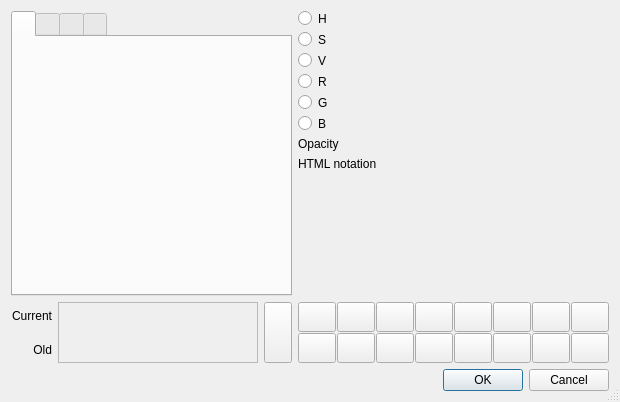
<?xml version="1.0" encoding="UTF-8"?>
<ui version="4.0">
 <class>QgsColorDialogBase</class>
 <widget class="QDialog" name="QgsColorDialogBase">
  <property name="geometry">
   <rect>
    <x>0</x>
    <y>0</y>
    <width>620</width>
    <height>402</height>
   </rect>
  </property>
  <property name="windowTitle">
   <string>Color picker</string>
  </property>
  <property name="sizeGripEnabled">
   <bool>true</bool>
  </property>
  <layout class="QVBoxLayout" name="verticalLayout_2">
   <item>
    <layout class="QGridLayout" name="mGridLayout" rowstretch="1,0" columnstretch="1,0">
     <property name="horizontalSpacing">
      <number>6</number>
     </property>
     <item row="0" column="1">
      <layout class="QVBoxLayout" name="verticalLayout">
       <item>
        <layout class="QHBoxLayout" name="horizontalLayout_4" stretch="0,0,1">
         <item>
          <widget class="QRadioButton" name="mHueRadio">
           <property name="text">
            <string/>
           </property>
          </widget>
         </item>
         <item>
          <widget class="QLabel" name="label_5">
           <property name="text">
            <string>H</string>
           </property>
          </widget>
         </item>
         <item>
          <widget class="QgsColorSliderWidget" name="mHueSlider" native="true"/>
         </item>
        </layout>
       </item>
       <item>
        <layout class="QHBoxLayout" name="horizontalLayout_5" stretch="0,0,1">
         <item>
          <widget class="QRadioButton" name="mSaturationRadio">
           <property name="text">
            <string/>
           </property>
          </widget>
         </item>
         <item>
          <widget class="QLabel" name="label_6">
           <property name="text">
            <string>S</string>
           </property>
          </widget>
         </item>
         <item>
          <widget class="QgsColorSliderWidget" name="mSaturationSlider" native="true"/>
         </item>
        </layout>
       </item>
       <item>
        <layout class="QHBoxLayout" name="horizontalLayout_6" stretch="0,0,1">
         <item>
          <widget class="QRadioButton" name="mValueRadio">
           <property name="text">
            <string/>
           </property>
          </widget>
         </item>
         <item>
          <widget class="QLabel" name="label_7">
           <property name="text">
            <string>V</string>
           </property>
          </widget>
         </item>
         <item>
          <widget class="QgsColorSliderWidget" name="mValueSlider" native="true"/>
         </item>
        </layout>
       </item>
       <item>
        <layout class="QHBoxLayout" name="horizontalLayout" stretch="0,0,1">
         <item>
          <widget class="QRadioButton" name="mRedRadio">
           <property name="text">
            <string/>
           </property>
          </widget>
         </item>
         <item>
          <widget class="QLabel" name="label_8">
           <property name="text">
            <string>R</string>
           </property>
          </widget>
         </item>
         <item>
          <widget class="QgsColorSliderWidget" name="mRedSlider" native="true"/>
         </item>
        </layout>
       </item>
       <item>
        <layout class="QHBoxLayout" name="horizontalLayout_2" stretch="0,0,1">
         <item>
          <widget class="QRadioButton" name="mGreenRadio">
           <property name="text">
            <string/>
           </property>
          </widget>
         </item>
         <item>
          <widget class="QLabel" name="label_9">
           <property name="text">
            <string>G</string>
           </property>
          </widget>
         </item>
         <item>
          <widget class="QgsColorSliderWidget" name="mGreenSlider" native="true"/>
         </item>
        </layout>
       </item>
       <item>
        <layout class="QHBoxLayout" name="horizontalLayout_3" stretch="0,0,1">
         <item>
          <widget class="QRadioButton" name="mBlueRadio">
           <property name="text">
            <string/>
           </property>
          </widget>
         </item>
         <item>
          <widget class="QLabel" name="label_10">
           <property name="text">
            <string>B</string>
           </property>
          </widget>
         </item>
         <item>
          <widget class="QgsColorSliderWidget" name="mBlueSlider" native="true"/>
         </item>
        </layout>
       </item>
       <item>
        <layout class="QHBoxLayout" name="mAlphaLayout">
         <item>
          <widget class="QLabel" name="mAlphaLabel">
           <property name="text">
            <string>Opacity</string>
           </property>
          </widget>
         </item>
         <item>
          <widget class="QgsColorSliderWidget" name="mAlphaSlider" native="true"/>
         </item>
        </layout>
       </item>
       <item>
        <layout class="QHBoxLayout" name="horizontalLayout_8">
         <item>
          <widget class="QLabel" name="label">
           <property name="text">
            <string>HTML notation</string>
           </property>
          </widget>
         </item>
         <item>
          <widget class="QgsColorTextWidget" name="mColorText" native="true"/>
         </item>
        </layout>
       </item>
       <item>
        <spacer name="verticalSpacer">
         <property name="orientation">
          <enum>Qt::Vertical</enum>
         </property>
         <property name="sizeHint" stdset="0">
          <size>
           <width>20</width>
           <height>40</height>
          </size>
         </property>
        </spacer>
       </item>
      </layout>
     </item>
     <item row="1" column="1">
      <layout class="QGridLayout" name="gridLayout_4">
       <property name="spacing">
        <number>1</number>
       </property>
       <item row="1" column="0">
        <widget class="QgsColorButtonV2" name="mSwatchButton9">
         <property name="minimumSize">
          <size>
           <width>38</width>
           <height>30</height>
          </size>
         </property>
         <property name="maximumSize">
          <size>
           <width>38</width>
           <height>30</height>
          </size>
         </property>
         <property name="text">
          <string/>
         </property>
        </widget>
       </item>
       <item row="1" column="2">
        <widget class="QgsColorButtonV2" name="mSwatchButton11">
         <property name="minimumSize">
          <size>
           <width>38</width>
           <height>30</height>
          </size>
         </property>
         <property name="maximumSize">
          <size>
           <width>38</width>
           <height>30</height>
          </size>
         </property>
         <property name="text">
          <string/>
         </property>
        </widget>
       </item>
       <item row="1" column="3">
        <widget class="QgsColorButtonV2" name="mSwatchButton12">
         <property name="minimumSize">
          <size>
           <width>38</width>
           <height>30</height>
          </size>
         </property>
         <property name="maximumSize">
          <size>
           <width>38</width>
           <height>30</height>
          </size>
         </property>
         <property name="text">
          <string/>
         </property>
        </widget>
       </item>
       <item row="0" column="4">
        <widget class="QgsColorButtonV2" name="mSwatchButton5">
         <property name="minimumSize">
          <size>
           <width>38</width>
           <height>30</height>
          </size>
         </property>
         <property name="maximumSize">
          <size>
           <width>38</width>
           <height>30</height>
          </size>
         </property>
         <property name="text">
          <string/>
         </property>
        </widget>
       </item>
       <item row="0" column="1">
        <widget class="QgsColorButtonV2" name="mSwatchButton2">
         <property name="minimumSize">
          <size>
           <width>38</width>
           <height>30</height>
          </size>
         </property>
         <property name="maximumSize">
          <size>
           <width>38</width>
           <height>30</height>
          </size>
         </property>
         <property name="text">
          <string/>
         </property>
        </widget>
       </item>
       <item row="0" column="2">
        <widget class="QgsColorButtonV2" name="mSwatchButton3">
         <property name="minimumSize">
          <size>
           <width>38</width>
           <height>30</height>
          </size>
         </property>
         <property name="maximumSize">
          <size>
           <width>38</width>
           <height>30</height>
          </size>
         </property>
         <property name="text">
          <string/>
         </property>
        </widget>
       </item>
       <item row="0" column="0">
        <widget class="QgsColorButtonV2" name="mSwatchButton1">
         <property name="minimumSize">
          <size>
           <width>38</width>
           <height>30</height>
          </size>
         </property>
         <property name="maximumSize">
          <size>
           <width>38</width>
           <height>30</height>
          </size>
         </property>
         <property name="text">
          <string/>
         </property>
        </widget>
       </item>
       <item row="1" column="4">
        <widget class="QgsColorButtonV2" name="mSwatchButton13">
         <property name="minimumSize">
          <size>
           <width>38</width>
           <height>30</height>
          </size>
         </property>
         <property name="maximumSize">
          <size>
           <width>38</width>
           <height>30</height>
          </size>
         </property>
         <property name="text">
          <string/>
         </property>
        </widget>
       </item>
       <item row="0" column="5">
        <widget class="QgsColorButtonV2" name="mSwatchButton6">
         <property name="minimumSize">
          <size>
           <width>38</width>
           <height>30</height>
          </size>
         </property>
         <property name="maximumSize">
          <size>
           <width>38</width>
           <height>30</height>
          </size>
         </property>
         <property name="text">
          <string/>
         </property>
        </widget>
       </item>
       <item row="0" column="6">
        <widget class="QgsColorButtonV2" name="mSwatchButton7">
         <property name="minimumSize">
          <size>
           <width>38</width>
           <height>30</height>
          </size>
         </property>
         <property name="maximumSize">
          <size>
           <width>38</width>
           <height>30</height>
          </size>
         </property>
         <property name="text">
          <string/>
         </property>
        </widget>
       </item>
       <item row="1" column="5">
        <widget class="QgsColorButtonV2" name="mSwatchButton14">
         <property name="minimumSize">
          <size>
           <width>38</width>
           <height>30</height>
          </size>
         </property>
         <property name="maximumSize">
          <size>
           <width>38</width>
           <height>30</height>
          </size>
         </property>
         <property name="text">
          <string/>
         </property>
        </widget>
       </item>
       <item row="1" column="6">
        <widget class="QgsColorButtonV2" name="mSwatchButton15">
         <property name="minimumSize">
          <size>
           <width>38</width>
           <height>30</height>
          </size>
         </property>
         <property name="maximumSize">
          <size>
           <width>38</width>
           <height>30</height>
          </size>
         </property>
         <property name="text">
          <string/>
         </property>
        </widget>
       </item>
       <item row="0" column="7">
        <widget class="QgsColorButtonV2" name="mSwatchButton8">
         <property name="minimumSize">
          <size>
           <width>38</width>
           <height>30</height>
          </size>
         </property>
         <property name="maximumSize">
          <size>
           <width>38</width>
           <height>30</height>
          </size>
         </property>
         <property name="text">
          <string/>
         </property>
        </widget>
       </item>
       <item row="1" column="7">
        <widget class="QgsColorButtonV2" name="mSwatchButton16">
         <property name="minimumSize">
          <size>
           <width>38</width>
           <height>30</height>
          </size>
         </property>
         <property name="maximumSize">
          <size>
           <width>38</width>
           <height>30</height>
          </size>
         </property>
         <property name="text">
          <string/>
         </property>
        </widget>
       </item>
       <item row="0" column="3">
        <widget class="QgsColorButtonV2" name="mSwatchButton4">
         <property name="minimumSize">
          <size>
           <width>38</width>
           <height>30</height>
          </size>
         </property>
         <property name="maximumSize">
          <size>
           <width>38</width>
           <height>30</height>
          </size>
         </property>
         <property name="text">
          <string/>
         </property>
        </widget>
       </item>
       <item row="1" column="1">
        <widget class="QgsColorButtonV2" name="mSwatchButton10">
         <property name="minimumSize">
          <size>
           <width>38</width>
           <height>30</height>
          </size>
         </property>
         <property name="maximumSize">
          <size>
           <width>38</width>
           <height>30</height>
          </size>
         </property>
         <property name="text">
          <string/>
         </property>
        </widget>
       </item>
      </layout>
     </item>
     <item row="0" column="0">
      <widget class="QTabWidget" name="mTabWidget">
       <property name="currentIndex">
        <number>0</number>
       </property>
       <property name="iconSize">
        <size>
         <width>16</width>
         <height>16</height>
        </size>
       </property>
       <widget class="QWidget" name="iconColorBox">
        <attribute name="icon">
         <iconset resource="../../images/images.qrc">
          <normaloff>:/images/themes/default/mIconColorBox.svg</normaloff>:/images/themes/default/mIconColorBox.svg</iconset>
        </attribute>
        <attribute name="title">
         <string/>
        </attribute>
        <attribute name="toolTip">
         <string>Color ramp</string>
        </attribute>
        <layout class="QHBoxLayout" name="horizontalLayout_9">
         <item>
          <widget class="QgsColorBox" name="mColorBox" native="true"/>
         </item>
         <item>
          <widget class="QgsColorRampWidget" name="mVerticalRamp" native="true"/>
         </item>
        </layout>
       </widget>
       <widget class="QWidget" name="widget">
        <attribute name="icon">
         <iconset resource="../../images/images.qrc">
          <normaloff>:/images/themes/default/mIconColorWheel.svg</normaloff>:/images/themes/default/mIconColorWheel.svg</iconset>
        </attribute>
        <attribute name="title">
         <string/>
        </attribute>
        <attribute name="toolTip">
         <string>Color wheel</string>
        </attribute>
        <layout class="QHBoxLayout" name="horizontalLayout_10">
         <item>
          <widget class="QgsColorWheel" name="mColorWheel" native="true"/>
         </item>
        </layout>
       </widget>
       <widget class="QWidget" name="tab">
        <attribute name="icon">
         <iconset resource="../../images/images.qrc">
          <normaloff>:/images/themes/default/mIconColorSwatches.svg</normaloff>:/images/themes/default/mIconColorSwatches.svg</iconset>
        </attribute>
        <attribute name="title">
         <string/>
        </attribute>
        <attribute name="toolTip">
         <string>Color swatches</string>
        </attribute>
        <layout class="QVBoxLayout" name="verticalLayout_3" stretch="0,1,0">
         <property name="spacing">
          <number>2</number>
         </property>
         <item>
          <layout class="QHBoxLayout" name="horizontalLayout_7">
           <property name="spacing">
            <number>1</number>
           </property>
           <item>
            <widget class="QComboBox" name="mSchemeComboBox"/>
           </item>
           <item>
            <widget class="QToolButton" name="mSchemeToolButton">
             <property name="text">
              <string>...</string>
             </property>
             <property name="popupMode">
              <enum>QToolButton::InstantPopup</enum>
             </property>
            </widget>
           </item>
          </layout>
         </item>
         <item>
          <widget class="QgsColorSchemeList" name="mSchemeList" native="true"/>
         </item>
         <item>
          <layout class="QHBoxLayout" name="horizontalLayout_11">
           <property name="spacing">
            <number>1</number>
           </property>
           <item>
            <spacer name="horizontalSpacer">
             <property name="orientation">
              <enum>Qt::Horizontal</enum>
             </property>
             <property name="sizeHint" stdset="0">
              <size>
               <width>40</width>
               <height>20</height>
              </size>
             </property>
            </spacer>
           </item>
           <item>
            <widget class="QPushButton" name="mAddColorToSchemeButton">
             <property name="text">
              <string/>
             </property>
             <property name="icon">
              <iconset resource="../../images/images.qrc">
               <normaloff>:/images/themes/default/mActionSignPlus.png</normaloff>:/images/themes/default/mActionSignPlus.png</iconset>
             </property>
            </widget>
           </item>
           <item>
            <widget class="QPushButton" name="mRemoveColorsFromSchemeButton">
             <property name="text">
              <string/>
             </property>
             <property name="icon">
              <iconset resource="../../images/images.qrc">
               <normaloff>:/images/themes/default/symbologyRemove.png</normaloff>:/images/themes/default/symbologyRemove.png</iconset>
             </property>
            </widget>
           </item>
          </layout>
         </item>
        </layout>
       </widget>
       <widget class="QWidget" name="tab_2">
        <attribute name="icon">
         <iconset resource="../../images/images.qrc">
          <normaloff>:/images/themes/default/mIconColorPicker.svg</normaloff>:/images/themes/default/mIconColorPicker.svg</iconset>
        </attribute>
        <attribute name="title">
         <string/>
        </attribute>
        <attribute name="toolTip">
         <string>Color picker</string>
        </attribute>
        <layout class="QVBoxLayout" name="verticalLayout_4">
         <item>
          <layout class="QHBoxLayout" name="horizontalLayout_12">
           <item>
            <widget class="QLabel" name="label_2">
             <property name="text">
              <string>Sample average radius</string>
             </property>
            </widget>
           </item>
           <item>
            <widget class="QSpinBox" name="mSpinBoxRadius">
             <property name="suffix">
              <string> px</string>
             </property>
             <property name="minimum">
              <number>1</number>
             </property>
             <property name="maximum">
              <number>100</number>
             </property>
            </widget>
           </item>
          </layout>
         </item>
         <item>
          <widget class="QPushButton" name="mSampleButton">
           <property name="text">
            <string>Sample color</string>
           </property>
          </widget>
         </item>
         <item>
          <widget class="QLabel" name="label_4">
           <property name="text">
            <string>&lt;i&gt;Press space to sample a color from under the mouse cursor&lt;/i&gt;</string>
           </property>
           <property name="textFormat">
            <enum>Qt::AutoText</enum>
           </property>
           <property name="wordWrap">
            <bool>true</bool>
           </property>
          </widget>
         </item>
         <item>
          <widget class="QFrame" name="frame">
           <property name="frameShape">
            <enum>QFrame::StyledPanel</enum>
           </property>
           <property name="frameShadow">
            <enum>QFrame::Raised</enum>
           </property>
           <layout class="QVBoxLayout" name="verticalLayout_5">
            <property name="margin">
             <number>1</number>
            </property>
            <item>
             <widget class="QgsColorPreviewWidget" name="mSamplePreview" native="true">
              <property name="minimumSize">
               <size>
                <width>0</width>
                <height>40</height>
               </size>
              </property>
             </widget>
            </item>
           </layout>
          </widget>
         </item>
         <item>
          <spacer name="verticalSpacer_2">
           <property name="orientation">
            <enum>Qt::Vertical</enum>
           </property>
           <property name="sizeHint" stdset="0">
            <size>
             <width>20</width>
             <height>40</height>
            </size>
           </property>
          </spacer>
         </item>
        </layout>
       </widget>
      </widget>
     </item>
     <item row="1" column="0">
      <layout class="QGridLayout" name="gridLayout" columnstretch="0,1,0">
       <item row="0" column="0">
        <widget class="QLabel" name="label_3">
         <property name="text">
          <string>Current</string>
         </property>
         <property name="alignment">
          <set>Qt::AlignRight|Qt::AlignTrailing|Qt::AlignVCenter</set>
         </property>
        </widget>
       </item>
       <item row="1" column="0">
        <widget class="QLabel" name="mOldColorLabel">
         <property name="text">
          <string>Old</string>
         </property>
         <property name="alignment">
          <set>Qt::AlignRight|Qt::AlignTrailing|Qt::AlignVCenter</set>
         </property>
        </widget>
       </item>
       <item row="0" column="2" rowspan="2">
        <widget class="QPushButton" name="mAddCustomColorButton">
         <property name="sizePolicy">
          <sizepolicy hsizetype="Minimum" vsizetype="Expanding">
           <horstretch>0</horstretch>
           <verstretch>0</verstretch>
          </sizepolicy>
         </property>
         <property name="minimumSize">
          <size>
           <width>28</width>
           <height>0</height>
          </size>
         </property>
         <property name="maximumSize">
          <size>
           <width>28</width>
           <height>16777215</height>
          </size>
         </property>
         <property name="text">
          <string/>
         </property>
         <property name="icon">
          <iconset resource="../../images/images.qrc">
           <normaloff>:/images/themes/default/mActionAtlasNext.svg</normaloff>:/images/themes/default/mActionAtlasNext.svg</iconset>
         </property>
         <property name="iconSize">
          <size>
           <width>24</width>
           <height>24</height>
          </size>
         </property>
        </widget>
       </item>
       <item row="0" column="1" rowspan="2">
        <widget class="QFrame" name="frame_2">
         <property name="frameShape">
          <enum>QFrame::StyledPanel</enum>
         </property>
         <property name="frameShadow">
          <enum>QFrame::Raised</enum>
         </property>
         <layout class="QHBoxLayout" name="horizontalLayout_13">
          <property name="margin">
           <number>1</number>
          </property>
          <item>
           <widget class="QgsColorPreviewWidget" name="mColorPreview" native="true">
            <property name="minimumSize">
             <size>
              <width>0</width>
              <height>40</height>
             </size>
            </property>
           </widget>
          </item>
         </layout>
        </widget>
       </item>
      </layout>
     </item>
    </layout>
   </item>
   <item>
    <widget class="QDialogButtonBox" name="mButtonBox">
     <property name="orientation">
      <enum>Qt::Horizontal</enum>
     </property>
     <property name="standardButtons">
      <set>QDialogButtonBox::Cancel|QDialogButtonBox::Ok</set>
     </property>
    </widget>
   </item>
  </layout>
  <action name="mActionImportColors">
   <property name="text">
    <string>Import Colors...</string>
   </property>
   <property name="toolTip">
    <string>Import colors from file</string>
   </property>
  </action>
  <action name="mActionExportColors">
   <property name="text">
    <string>Export Colors...</string>
   </property>
   <property name="toolTip">
    <string>Export colors to file</string>
   </property>
  </action>
  <action name="mActionPasteColors">
   <property name="text">
    <string>Paste Colors</string>
   </property>
   <property name="toolTip">
    <string>Paste colors from clipboard</string>
   </property>
  </action>
  <action name="mActionImportPalette">
   <property name="text">
    <string>Import Palette...</string>
   </property>
   <property name="toolTip">
    <string>Import palette from file</string>
   </property>
  </action>
  <action name="mActionRemovePalette">
   <property name="text">
    <string>Remove Palette</string>
   </property>
   <property name="toolTip">
    <string>Remove current palette</string>
   </property>
  </action>
  <action name="mActionNewPalette">
   <property name="text">
    <string>New Palette...</string>
   </property>
   <property name="toolTip">
    <string>Create a new palette</string>
   </property>
  </action>
  <action name="mActionCopyColors">
   <property name="text">
    <string>Copy Colors</string>
   </property>
   <property name="toolTip">
    <string>Copy selected colors</string>
   </property>
  </action>
 </widget>
 <customwidgets>
  <customwidget>
   <class>QgsColorBox</class>
   <extends>QWidget</extends>
   <header location="global">qgscolorwidgets.h</header>
   <container>1</container>
  </customwidget>
  <customwidget>
   <class>QgsColorRampWidget</class>
   <extends>QWidget</extends>
   <header location="global">qgscolorwidgets.h</header>
   <container>1</container>
  </customwidget>
  <customwidget>
   <class>QgsColorWheel</class>
   <extends>QWidget</extends>
   <header location="global">qgscolorwidgets.h</header>
   <container>1</container>
  </customwidget>
  <customwidget>
   <class>QgsColorSliderWidget</class>
   <extends>QWidget</extends>
   <header location="global">qgscolorwidgets.h</header>
   <container>1</container>
  </customwidget>
  <customwidget>
   <class>QgsColorTextWidget</class>
   <extends>QWidget</extends>
   <header location="global">qgscolorwidgets.h</header>
   <container>1</container>
  </customwidget>
  <customwidget>
   <class>QgsColorPreviewWidget</class>
   <extends>QWidget</extends>
   <header location="global">qgscolorwidgets.h</header>
   <container>1</container>
  </customwidget>
  <customwidget>
   <class>QgsColorSchemeList</class>
   <extends>QWidget</extends>
   <header location="global">qgscolorschemelist.h</header>
   <container>1</container>
  </customwidget>
  <customwidget>
   <class>QgsColorButtonV2</class>
   <extends>QToolButton</extends>
   <header location="global">qgscolorbuttonv2.h</header>
   <container>1</container>
  </customwidget>
 </customwidgets>
 <resources>
  <include location="../../images/images.qrc"/>
 </resources>
 <connections/>
</ui>
